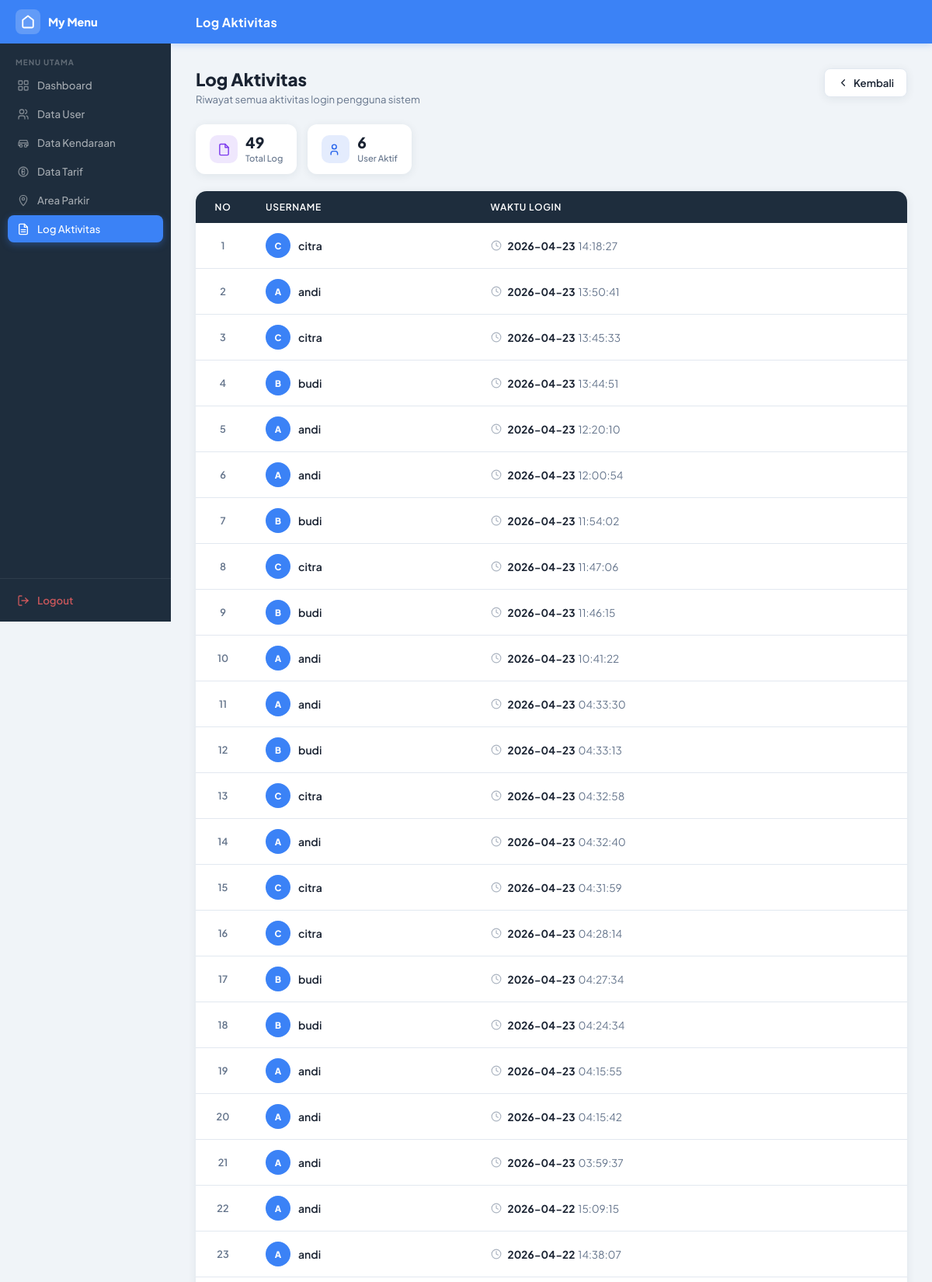
The app's page /Controller/c_log.php?aksi=tampil (signed in, upper part) with its own data.
### tables this page shows
CREATE TABLE `tb_log_aktivitas` (
  `id_log` int(11) NOT NULL,
  `id_user` int(11) DEFAULT NULL,
  `aktivitas` varchar(100) DEFAULT NULL,
  `waktu_aktivitas` datetime DEFAULT NULL
);

CREATE TABLE `tb_user` (
  `id_user` int(11) NOT NULL,
  `nama_lengkap` varchar(50) DEFAULT NULL,
  `username` varchar(50) DEFAULT NULL,
  `password` varchar(100) DEFAULT NULL,
  `role` enum('admin','petugas','owner') DEFAULT NULL,
  `status_aktif` tinyint(1) DEFAULT NULL
);

### Model/m_koneksi.php (called while the page is built, shortened)
<?php
class koneksi {
    private $host = "localhost";
    private $username = "root";
    private $pass = "";
    private $db = "parkir";
    function __construct()
    {
        $this->koneksi = mysqli_connect($this->host, $this->username, $this->pass, $this->db);
    }
}
?>

### Model/m_log.php (called while the page is built, shortened)
<?php
include_once "m_koneksi.php";
class m_log {
    function tampil_log(){
        $koneksi = new koneksi();
        $sql = "SELECT l.*, u.username
                FROM tb_log_aktivitas l
                JOIN tb_user u ON l.id_user = u.id_user
                ORDER BY l.waktu_aktivitas DESC";
        return mysqli_query($koneksi->koneksi, $sql);
    }
}

### View/v_log.php (the view, shortened to what this page needs)
<!DOCTYPE html>
<html lang="id">
<head>
</head>
<body>
<div class="sidebar">
    <div class="sidebar-brand">
        <div class="brand-icon">
            <svg viewBox="0 0 24 24" fill="none" stroke="currentColor" stroke-width="2.5" stroke-linecap="round" stroke-linejoin="round">
                <path d="M3 9l9-7 9 7v11a2 2 0 0 1-2 2H5a2 2 0 0 1-2-2z"/>
            </svg>
        </div>
        <div class="brand-name">My Menu</div>
    </div>
    <nav>
        <div class="sidebar-label">Menu Utama</div>
        <ul>
            <li><a href="v_homeadmin.php">
                Dashboard
            </a></li>
            <li><a href="../View/v_tampil_data_user.php">
                <svg viewBox="0 0 24 24" fill="none" stroke="currentColor" stroke-width="2" stroke-linecap="round" stroke-linejoin="round">
                    <circle cx="9" cy="7" r="4"/><path d="M3 21v-2a4 4 0 0 1 4-4h4a4 4 0 0 1 4 4v2"/>
                    <path d="M16 3.13a4 4 0 0 1 0 7.75"/><path d="M21 21v-2a4 4 0 0 0-3-3.85"/>
                </svg>Data User
            </a></li>
            <li><a href="../View/v_tampil_data_kendaraan.php">
                <svg viewBox="0 0 24 24" fill="none" stroke="currentColor" stroke-width="2" stroke-linecap="round" stroke-linejoin="round">
                    <path d="M5 17H3v-5l2-5h14l2 5v5h-2"/>
                    <circle cx="7.5" cy="17.5" r="2.5"/><circle cx="16.5" cy="17.5" r="2.5"/>
                    <path d="M5 12h14"/>
                </svg>Data Kendaraan
            </a></li>
            <li><a href="../View/v_tampil_data_tarif.php">
                <svg viewBox="0 0 24 24" fill="none" stroke="currentColor" stroke-width="2" stroke-linecap="round" stroke-linejoin="round">
                    <circle cx="12" cy="12" r="9"/>
                    <path d="M14.5 9a2.5 2.5 0 0 0-5 0v6a2.5 2.5 0 0 0 5 0"/><line x1="9.5" y1="12" x2="14.5" y2="12"/>
                </svg>Data Tarif
            </a></li>
            <li><a href="../View/v_tampil_data_area.php">
                <svg viewBox="0 0 24 24" fill="none" stroke="currentColor" stroke-width="2" stroke-linecap="round" stroke-linejoin="round">
                    <path d="M12 2C8.13 2 5 5.13 5 9c0 5.25 7 13 7 13s7-7.75 7-13c0-3.87-3.13-7-7-7z"/>
                    <circle cx="12" cy="9" r="2.5"/>
                </svg>Area Parkir
            </a></li>
            <li><a href="../Controller/c_log.php?aksi=tampil" class="active">
                <svg viewBox="0 0 24 24" fill="none" stroke="currentColor" stroke-width="2" stroke-linecap="round" stroke-linejoin="round">
                    <path d="M14 2H6a2 2 0 0 0-2 2v16a2 2 0 0 0 2 2h12a2 2 0 0 0 2-2V8z"/>
                    <polyline points="14 2 14 8 20 8"/><line x1="16" y1="13" x2="8" y2="13"/>
                    <line x1="16" y1="17" x2="8" y2="17"/>
                </svg>Log Aktivitas
            </a></li>
        </ul>
    </nav>
    <div class="sidebar-footer">
        <a href="../Controller/c_logout.php">
            <svg viewBox="0 0 24 24" fill="none" stroke="currentColor" stroke-width="2" stroke-linecap="round" stroke-linejoin="round">
                <path d="M9 21H5a2 2 0 0 1-2-2V5a2 2 0 0 1 2-2h4"/>
                <polyline points="16 17 21 12 16 7"/><line x1="21" y1="12" x2="9" y2="12"/>
            </svg>
            Logout
        </a>
    </div>
</div>
<div class="topbar">
    <span class="topbar-title">Log Aktivitas</span>
</div>
<div class="content">
    <div class="page-header">
        <div>
            <h1>Log Aktivitas</h1>
            <p>Riwayat semua aktivitas login pengguna sistem</p>
        </div>
        <a href="../View/v_homeadmin.php" class="btn btn-back">
            <svg viewBox="0 0 24 24" fill="none" stroke="currentColor" stroke-width="2" stroke-linecap="round" stroke-linejoin="round">
                <polyline points="15 18 9 12 15 6"/>
            </svg>
            Kembali
        </a>
    </div>
    <div class="summary-bar">
        <div class="summary-pill">
            <div class="pill-icon purple">
                <svg viewBox="0 0 24 24" fill="none" stroke="currentColor" stroke-width="2" stroke-linecap="round" stroke-linejoin="round">
                    <path d="M14 2H6a2 2 0 0 0-2 2v16a2 2 0 0 0 2 2h12a2 2 0 0 0 2-2V8z"/>
                    <polyline points="14 2 14 8 20 8"/>
                </svg>
            </div>
            <div>
                <div class="pill-val"><?= count($data_log) ?></div>
                <div class="pill-lbl">Total Log</div>
            </div>
        </div>
        <?php
            $unik = !empty($data_log) ? count(array_unique(array_column($data_log, 'username'))) : 0;
        ?>
        <div class="summary-pill">
            <div class="pill-icon blue">
                <svg viewBox="0 0 24 24" fill="none" stroke="currentColor" stroke-width="2" stroke-linecap="round" stroke-linejoin="round">
                    <circle cx="9" cy="7" r="4"/><path d="M3 21v-2a4 4 0 0 1 4-4h4a4 4 0 0 1 4 4v2"/>
                </svg>
            </div>
            <div>
                <div class="pill-val"><?= $unik ?></div>
                <div class="pill-lbl">User Aktif</div>
            </div>
        </div>
    </div>
    <div class="card">
        <table>
            <thead>
                <tr>
                    <th class="center">No</th>
                    <th>Username</th>
                    <th>Waktu Login</th>
                </tr>
            </thead>
            <tbody>
            <?php if(!empty($data_log)): ?>
                <?php $no = 1; foreach($data_log as $row): ?>
                <tr>
                    <td class="num"><?= $no++ ?></td>
                    <td>
                        <div class="user-cell">
                            <div class="mini-avatar"><?= strtoupper(substr($row['username'], 0, 1)) ?></div>
                            <span class="username-text"><?= htmlspecialchars($row['username']) ?></span>
                        </div>
                    </td>
                    <td>
                        <?php
                            $waktu = $row['waktu_aktivitas'] ?? '';
                            $parts = explode(' ', $waktu);
                            $tgl   = $parts[0] ?? $waktu;
                            $jam   = $parts[1] ?? '';
                        ?>
                        <div class="time-cell">
                            <svg viewBox="0 0 24 24" fill="none" stroke="currentColor" stroke-width="2" stroke-linecap="round" stroke-linejoin="round">
                                <circle cx="12" cy="12" r="10"/><polyline points="12 6 12 12 16 14"/>
                            </svg>
                            <span><span class="time-date"><?= htmlspecialchars($tgl) ?></span><?= htmlspecialchars($jam) ?></span>
                        </div>
                    </td>
                </tr>
                <?php endforeach; ?>
            <?php endif; ?>
            </tbody>
        </table>
    </div>
</div>
</body>
</html>

### records on screen
tb_log_aktivitas: id_user.username "C", id_user.username "citra", waktu_aktivitas "2026-04-23", waktu_aktivitas "14:18:27"
tb_log_aktivitas: id_user.username "A", id_user.username "andi", waktu_aktivitas "2026-04-23", waktu_aktivitas "13:50:41"
tb_log_aktivitas: id_user.username "C", id_user.username "citra", waktu_aktivitas "2026-04-23", waktu_aktivitas "13:45:33"
tb_log_aktivitas: id_user.username "B", id_user.username "budi", waktu_aktivitas "2026-04-23", waktu_aktivitas "13:44:51"
tb_log_aktivitas: id_user.username "A", id_user.username "andi", waktu_aktivitas "2026-04-23", waktu_aktivitas "12:20:10"
tb_log_aktivitas: id_user.username "A", id_user.username "andi", waktu_aktivitas "2026-04-23", waktu_aktivitas "12:00:54"
tb_log_aktivitas: id_user.username "B", id_user.username "budi", waktu_aktivitas "2026-04-23", waktu_aktivitas "11:54:02"
tb_log_aktivitas: id_user.username "C", id_user.username "citra", waktu_aktivitas "2026-04-23", waktu_aktivitas "11:47:06"
tb_log_aktivitas: id_user.username "B", id_user.username "budi", waktu_aktivitas "2026-04-23", waktu_aktivitas "11:46:15"
tb_log_aktivitas: id_user.username "A", id_user.username "andi", waktu_aktivitas "2026-04-23", waktu_aktivitas "10:41:22"
tb_log_aktivitas: id_user.username "A", id_user.username "andi", waktu_aktivitas "2026-04-23", waktu_aktivitas "04:33:30"
tb_log_aktivitas: id_user.username "B", id_user.username "budi", waktu_aktivitas "2026-04-23", waktu_aktivitas "04:33:13"
tb_log_aktivitas: id_user.username "C", id_user.username "citra", waktu_aktivitas "2026-04-23", waktu_aktivitas "04:32:58"
tb_log_aktivitas: id_user.username "A", id_user.username "andi", waktu_aktivitas "2026-04-23", waktu_aktivitas "04:32:40"
tb_log_aktivitas: id_user.username "C", id_user.username "citra", waktu_aktivitas "2026-04-23", waktu_aktivitas "04:31:59"
tb_log_aktivitas: id_user.username "C", id_user.username "citra", waktu_aktivitas "2026-04-23", waktu_aktivitas "04:28:14"
tb_log_aktivitas: id_user.username "B", id_user.username "budi", waktu_aktivitas "2026-04-23", waktu_aktivitas "04:27:34"
tb_log_aktivitas: id_user.username "B", id_user.username "budi", waktu_aktivitas "2026-04-23", waktu_aktivitas "04:24:34"
tb_log_aktivitas: id_user.username "A", id_user.username "andi", waktu_aktivitas "2026-04-23", waktu_aktivitas "04:15:55"
tb_log_aktivitas: id_user.username "A", id_user.username "andi", waktu_aktivitas "2026-04-23", waktu_aktivitas "04:15:42"
tb_log_aktivitas: id_user.username "A", id_user.username "andi", waktu_aktivitas "2026-04-23", waktu_aktivitas "03:59:37"
tb_log_aktivitas: id_user.username "A", id_user.username "andi", waktu_aktivitas "2026-04-22", waktu_aktivitas "15:09:15"
tb_log_aktivitas: id_user.username "A", id_user.username "andi", waktu_aktivitas "2026-04-22", waktu_aktivitas "14:38:07"

### other values on screen
count($data_log) "49"
$unik "6"
